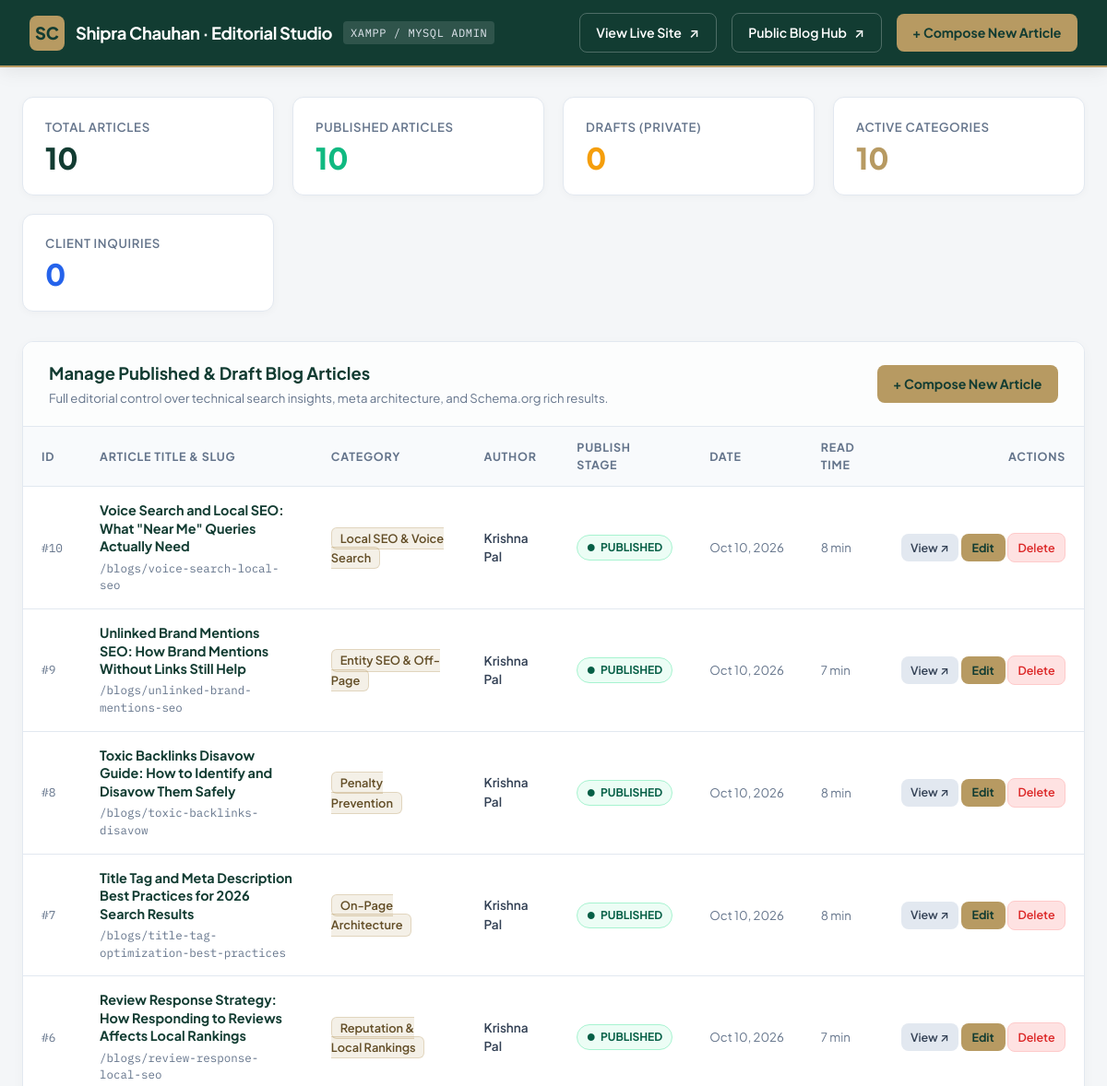
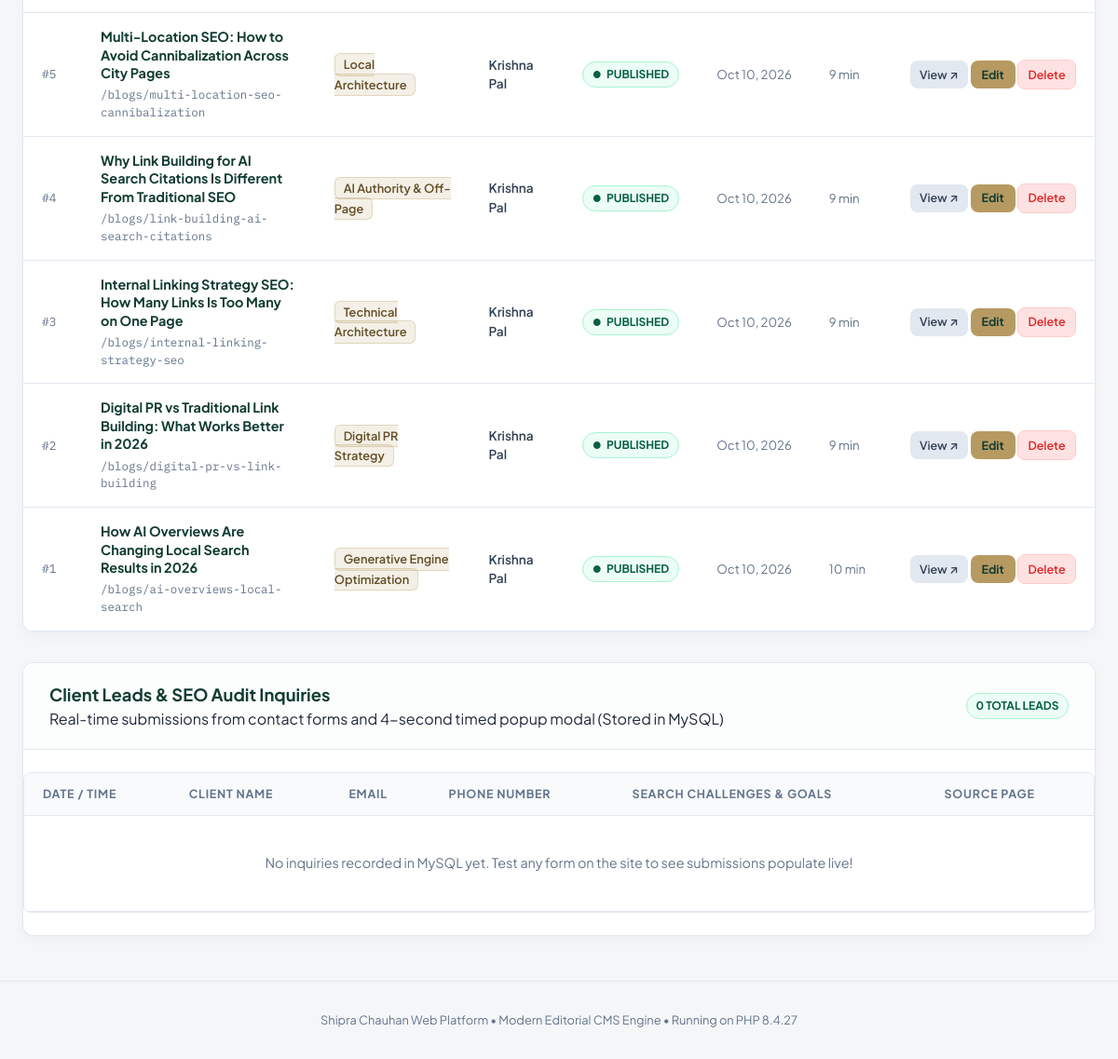
The app's page /admin/index.php with its own data (2 pictures, top to bottom).
### tables this page shows
CREATE TABLE IF NOT EXISTS `blogs` (
  `id` INT AUTO_INCREMENT PRIMARY KEY,
  `title` VARCHAR(255) NOT NULL,
  `slug` VARCHAR(255) NOT NULL UNIQUE,
  `category` VARCHAR(100) NOT NULL DEFAULT 'SEO Strategy',
  `tags` VARCHAR(500) NULL DEFAULT '',
  `featured_image` VARCHAR(255) NULL DEFAULT '',
  `featured_image_alt` VARCHAR(255) NULL DEFAULT '',
  `publish_stage` ENUM('published', 'draft') NOT NULL DEFAULT 'published',
  `publication_date` DATE NOT NULL,
  `read_time` INT NOT NULL DEFAULT 5,
  `author` VARCHAR(100) NOT NULL DEFAULT 'Krishna Pal',
  `verified_by` VARCHAR(100) NOT NULL DEFAULT 'Shipra Chauhan',
  `seo_title` VARCHAR(255) NULL DEFAULT '',
  `short_excerpt` TEXT NOT NULL,
  `meta_description` TEXT NULL,
  `meta_keywords` VARCHAR(500) NULL DEFAULT '',
  `schema_type` VARCHAR(50) NOT NULL DEFAULT 'automatic',
  `custom_schema` LONGTEXT NULL,
  `body_markdown` LONGTEXT NULL,
  `body_content` LONGTEXT NOT NULL,
  `faqs_json` LONGTEXT NULL,
  `created_at` DATETIME NOT NULL DEFAULT CURRENT_TIMESTAMP,
  `updated_at` DATETIME NOT NULL DEFAULT CURRENT_TIMESTAMP ON UPDATE CURRENT_TIMESTAMP,
  INDEX `idx_slug` (`slug`),
  INDEX `idx_publish_date` (`publish_stage`, `publication_date`)
);

### config/db.php (called while the page is built, shortened)
<?php
function getAppBaseUrl() {
    $script = $_SERVER['SCRIPT_NAME'] ?? '';
    if (strpos($script, '/admin') !== false) {
        $parts = explode('/admin', $script);
        return rtrim($parts[0], '/\\');
    }
    $dir = dirname($script);
    return ($dir === '/' || $dir === '\\') ? '' : rtrim($dir, '/\\');
}
function getAdminBaseUrl() {
    return getAppBaseUrl() . '/admin';
}

### admin/index.php (the view, shortened to what this page needs)
<?php
require_once dirname(__DIR__) . '/config/db.php';
$pdo = getDbConnection();
$blogs = [];
if ($pdo) {
    try {
        $stmt = $pdo->query("SELECT * FROM `blogs` ORDER BY `publication_date` DESC, `id` DESC");
        $blogs = $stmt->fetchAll();
    } catch (Exception $e) {
        $errorMsg = $e->getMessage();
    }
} else {
    $seedFile = dirname(__DIR__) . '/scratch/initial_articles_seed.json';
    if (file_exists($seedFile)) {
        $blogs = json_decode(file_get_contents($seedFile), true) ?: [];
    }
}
$appBase = getAppBaseUrl();
$adminBase = getAdminBaseUrl();
$totalCount = count($blogs);
$publishedCount = 0;
$draftCount = 0;
$categories = [];
foreach ($blogs as $b) {
    if (($b['publish_stage'] ?? '') === 'published') {
        $publishedCount++;
    } else {
        $draftCount++;
    }
    if (!empty($b['category'])) {
        $categories[$b['category']] = true;
    }
}
$categoriesCount = count($categories);
$leads = [];
if ($pdo) {
    try {
        $stmtLeads = $pdo->query("SELECT * FROM `leads` ORDER BY `created_at` DESC LIMIT 50");
        $leads = $stmtLeads->fetchAll();
    } catch (Exception $e) {}
}
$leadsCount = count($leads);
?>
<!DOCTYPE html>
<html lang="en">
<head>
  <link rel="stylesheet" href="<?= $adminBase ?>/assets/css/admin.css">
</head>
<body>
  <header class="admin-navbar">
    <a href="<?= $adminBase ?>/index.php" class="admin-brand">
      <div class="admin-brand-logo">SC</div>
      <div>
        <div class="admin-brand-title">Shipra Chauhan · Editorial Studio</div>
      </div>
      <span class="admin-brand-tag">XAMPP / MySQL Admin</span>
    </a>
    <div class="admin-nav-actions">
      <a href="<?= $appBase ?>/" target="_blank" class="btn-admin btn-admin-outline">
        <span>View Live Site</span>
        <span>↗</span>
      </a>
      <a href="<?= $appBase ?>/blogs" target="_blank" class="btn-admin btn-admin-outline">
        <span>Public Blog Hub</span>
        <span>↗</span>
      </a>
      <a href="<?= $adminBase ?>/create.php" class="btn-admin btn-admin-primary">
        <span>+ Compose New Article</span>
      </a>
    </div>
  </header>
  <main class="admin-container">
    <section class="admin-stats-grid">
      <div class="stat-card">
        <div class="stat-card-label">Total Articles</div>
        <div class="stat-card-value"><?= $totalCount ?></div>
      </div>
      <div class="stat-card">
        <div class="stat-card-label">Published Articles</div>
        <div class="stat-card-value" style="color: var(--admin-success);"><?= $publishedCount ?></div>
      </div>
      <div class="stat-card">
        <div class="stat-card-label">Drafts (Private)</div>
        <div class="stat-card-value" style="color: var(--admin-warning);"><?= $draftCount ?></div>
      </div>
      <div class="stat-card">
        <div class="stat-card-label">Active Categories</div>
        <div class="stat-card-value" style="color: var(--admin-gold);"><?= $categoriesCount ?></div>
      </div>
      <div class="stat-card">
        <div class="stat-card-label">Client Inquiries</div>
        <div class="stat-card-value" style="color: #2563EB;"><?= $leadsCount ?></div>
      </div>
    </section>
    <div class="admin-card">
      <div class="admin-card-header">
        <div>
          <h2 class="admin-card-title">Manage Published &amp; Draft Blog Articles</h2>
          <p style="font-size: 0.825rem; color: var(--admin-text-muted); margin-top: 0.2rem;">
            Full editorial control over technical search insights, meta architecture, and Schema.org rich results.
          </p>
        </div>
        <div>
          <a href="<?= $adminBase ?>/create.php" class="btn-admin btn-admin-primary">
            <span>+ Compose New Article</span>
          </a>
        </div>
      </div>
      <div class="admin-card-body" style="padding: 0;">
        <div class="admin-table-wrap">
          <table class="admin-table">
            <thead>
              <tr>
                <th style="width: 60px;">ID</th>
                <th>Article Title &amp; Slug</th>
                <th>Category</th>
                <th>Author</th>
                <th>Publish Stage</th>
                <th>Date</th>
                <th>Read Time</th>
                <th style="text-align: right;">Actions</th>
              </tr>
            </thead>
            <tbody>
              <?php if (empty($blogs)): ?>
                <tr>
                  <td colspan="8" style="text-align: center; padding: 3rem; color: var(--admin-text-muted);">
                    No articles found. Click <strong>Compose New Article</strong> to create your first post!
                  </td>
                </tr>
              <?php else: ?>
                <?php foreach ($blogs as $idx => $blog): ?>
                  <?php
                    $id = $blog['id'] ?? ($idx + 1);
                    $slug = htmlspecialchars($blog['slug'] ?? '');
                    $title = htmlspecialchars($blog['title'] ?? '');
                    $category = htmlspecialchars($blog['category'] ?? 'SEO');
                    $author = htmlspecialchars($blog['author'] ?? 'Shipra Chauhan');
                    $stage = ($blog['publish_stage'] ?? 'published') === 'published' ? 'published' : 'draft';
                    $date = htmlspecialchars($blog['publication_date'] ?? '2026-10-09');
                    $readTime = intval($blog['read_time'] ?? 5);
                  ?>
                  <tr>
                    <td style="font-family: var(--admin-font-mono); color: var(--admin-text-muted); font-size: 0.8rem;">
                      #<?= $id ?>
                    </td>
                    <td>
                      <div style="font-weight: 700; color: var(--admin-emerald); line-height: 1.35; max-width: 440px;">
                        <a href="<?= $adminBase ?>/edit.php?id=<?= $id ?>" style="color: inherit; text-decoration: none;">
                          <?= $title ?>
                        </a>
                      </div>
                      <div style="font-size: 0.78rem; color: var(--admin-text-muted); margin-top: 0.25rem; font-family: var(--admin-font-mono);">
                        /blogs/<?= $slug ?>
                      </div>
                    </td>
                    <td>
                      <span class="badge-category"><?= $category ?></span>
                    </td>
                    <td style="font-size: 0.85rem; font-weight: 600; color: #334155;">
                      <?= $author ?>
                    </td>
                    <td>
                      <span class="badge-status badge-<?= $stage ?>">
                        <span style="font-size: 0.65rem;">●</span> <?= ucfirst($stage) ?>
                      </span>
                    </td>
                    <td style="font-size: 0.825rem; color: var(--admin-text-muted); white-space: nowrap;">
                      <?= date('M d, Y', strtotime($date)) ?>
                    </td>
                    <td style="font-size: 0.825rem; color: var(--admin-text-muted);">
                      <?= $readTime ?> min
                    </td>
                    <td style="text-align: right; white-space: nowrap;">
                      <a href="<?= $appBase ?>/blogs/<?= $slug ?>" target="_blank" class="btn-admin btn-admin-secondary" style="padding: 0.35rem 0.65rem; font-size: 0.78rem;" title="View Live Article">
                        View ↗
                      </a>
                      <a href="<?= $adminBase ?>/edit.php?id=<?= $id ?>" class="btn-admin btn-admin-primary" style="padding: 0.35rem 0.75rem; font-size: 0.78rem;" title="Edit Article">
                        Edit
                      </a>
                      <a href="<?= $adminBase ?>/delete.php?id=<?= $id ?>" class="btn-admin btn-admin-danger" style="padding: 0.35rem 0.65rem; font-size: 0.78rem;" onclick="return confirm('Are you sure you want to delete this article?');" title="Delete Article">
                        Delete
                      </a>
                    </td>
                  </tr>
                <?php endforeach; ?>
              <?php endif; ?>
            </tbody>
          </table>
        </div>
      </div>
    </div>
    <div class="admin-card" style="margin-top: 2rem;">
      <div class="admin-card-header">
        <div>
          <h2 class="admin-card-title">Client Leads &amp; SEO Audit Inquiries</h2>
          <p class="admin-card-subtitle">Real-time submissions from contact forms and 4-second timed popup modal (Stored in MySQL)</p>
        </div>
        <span class="badge-status badge-published" style="font-weight: 700;"><?= $leadsCount ?> Total Leads</span>
      </div>
      <div class="admin-card-body" style="padding: 0;">
        <div class="table-responsive">
          <table class="admin-table">
            <thead>
              <tr>
                <th>Date / Time</th>
                <th>Client Name</th>
                <th>Email</th>
                <th>Phone Number</th>
                <th>Search Challenges &amp; Goals</th>
                <th>Source Page</th>
              </tr>
            </thead>
            <tbody>
              <?php if (empty($leads)): ?>
                <tr>
                  <td colspan="6" style="text-align: center; padding: 2.5rem; color: var(--admin-text-muted);">
                    No inquiries recorded in MySQL yet. Test any form on the site to see submissions populate live!
                  </td>
                </tr>
              <?php endif; ?>
            </tbody>
          </table>
        </div>
      </div>
    </div>
  </main>
  <footer style="text-align: center; padding: 2rem; color: var(--admin-text-muted); font-size: 0.8rem; border-top: 1px solid var(--admin-border); margin-top: 3rem;">
    Shipra Chauhan Web Platform • Modern Editorial CMS Engine • Running on PHP <?= phpversion() ?>
  </footer>
</body>
</html>

### records on screen
blogs: id "10", title "Voice Search and Local SEO: What \"Near Me\" Queries Actually Need", slug "voice-search-local-seo", category "Local SEO & Voice Search", author "Krishna Pal", publish_stage "PUBLISHED", publication_date "Oct 10, 2026", read_time "8"
blogs: id "9", title "Unlinked Brand Mentions SEO: How Brand Mentions Without Links Still Help", slug "unlinked-brand-mentions-seo", category "Entity SEO & Off-Page", author "Krishna Pal", publish_stage "PUBLISHED", publication_date "Oct 10, 2026", read_time "7"
blogs: id "8", title "Toxic Backlinks Disavow Guide: How to Identify and Disavow Them Safely", slug "toxic-backlinks-disavow", category "Penalty Prevention", author "Krishna Pal", publish_stage "PUBLISHED", publication_date "Oct 10, 2026", read_time "8"
blogs: id "7", title "Title Tag and Meta Description Best Practices for 2026 Search Results", slug "title-tag-optimization-best-practices", category "On-Page Architecture", author "Krishna Pal", publish_stage "PUBLISHED", publication_date "Oct 10, 2026", read_time "8"
blogs: id "6", title "Review Response Strategy: How Responding to Reviews Affects Local Rankings", slug "review-response-local-seo", category "Reputation & Local Rankings", author "Krishna Pal", publish_stage "PUBLISHED", publication_date "Oct 10, 2026", read_time "7"
blogs: id "5", title "Multi-Location SEO: How to Avoid Cannibalization Across City Pages", slug "multi-location-seo-cannibalization", category "Local Architecture", author "Krishna Pal", publish_stage "PUBLISHED", publication_date "Oct 10, 2026", read_time "9"
blogs: id "4", title "Why Link Building for AI Search Citations Is Different From Traditional SEO", slug "link-building-ai-search-citations", category "AI Authority & Off-Page", author "Krishna Pal", publish_stage "PUBLISHED", publication_date "Oct 10, 2026", read_time "9"
blogs: id "3", title "Internal Linking Strategy SEO: How Many Links Is Too Many on One Page", slug "internal-linking-strategy-seo", category "Technical Architecture", author "Krishna Pal", publish_stage "PUBLISHED", publication_date "Oct 10, 2026", read_time "9"
blogs: id "2", title "Digital PR vs Traditional Link Building: What Works Better in 2026", slug "digital-pr-vs-link-building", category "Digital PR Strategy", author "Krishna Pal", publish_stage "PUBLISHED", publication_date "Oct 10, 2026", read_time "9"
blogs: id "1", title "How AI Overviews Are Changing Local Search Results in 2026", slug "ai-overviews-local-search", category "Generative Engine Optimization", author "Krishna Pal", publish_stage "PUBLISHED", publication_date "Oct 10, 2026", read_time "10"

### other values on screen
$totalCount "10"
$publishedCount "10"
$draftCount "0"
$categoriesCount "10"
$leadsCount "0"
phpversion() "8.4.27"
